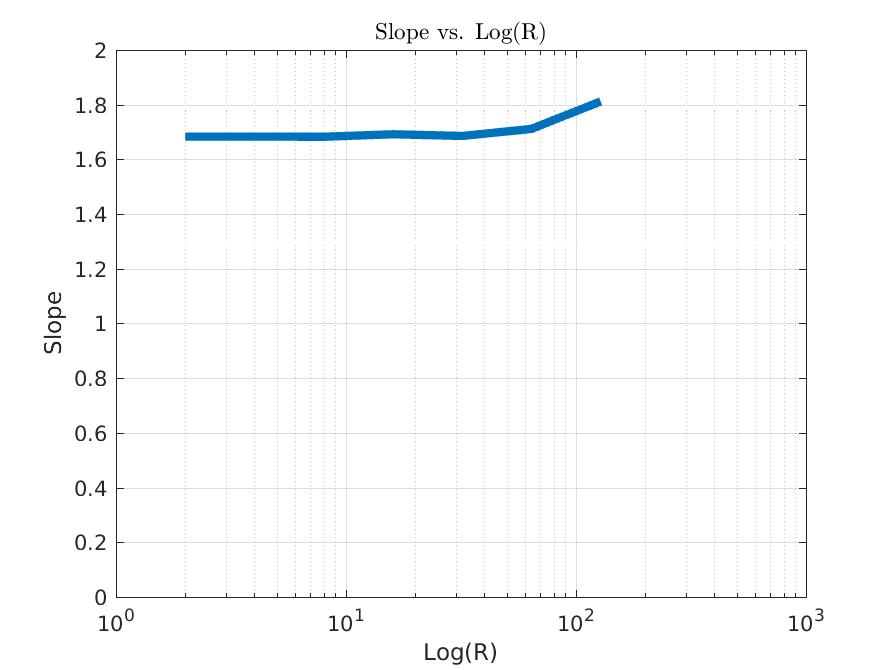
//> input picture src/MATLAB/example.jpg, 891 x 670 px
$ ./fractal2d MATLAB/example.jpg   (built with g++ and OpenCV 4)
//> lines starting //> are read from the running program, lines starting //| are printed output that depends on the picture; after the words box and inside, x2 and y2 are one past the last pixel; in counts of white or black regions, pixels touching at a corner belong together
// 2D fractal analysis code

// System includes:
#include <iostream>
#include <fstream>
#include <string>
#include <stdio.h>
#include <stdlib.h>
#include <math.h>

// OpenCV includes:
#include <opencv2/core/core.hpp>
#include <opencv2/imgcodecs.hpp>
#include <opencv2/highgui/highgui.hpp>
#include "opencv2/imgproc.hpp"

// Eigen:
#include <Eigen/Dense>

using namespace std;
using namespace cv;
using namespace Eigen;

// Initializations:
string help_flag = "-h";
string img_name;

// Function prototypes
void show_help();

int main(int argc, char** argv)
{
	if (argc != 2)
	{
		cout << "Check usage again." << endl;
		return -1;
	}
	else
	{
		if (!strcmp(argv[1], help_flag.c_str()))
		{
			show_help();
			return -2;
		}
		else
		{
			img_name = argv[1];
		}
	}

	string fullpath = "../images/"+img_name;

	// Read input image into grayscale
	Mat img = imread(fullpath.c_str(), CV_LOAD_IMAGE_GRAYSCALE);
//> img: 670 rows x 891 cols, CV_8UC1; min 0, max 255, mean 250.6
	if (img.empty())
	{
		cout << "Error reading image." << endl;
		return -3;
	}
	namedWindow("Input image", WINDOW_AUTOSIZE);
	imshow("Input image", img);
	printf("\nShown in the display window is the input image. Click the image and press spacebar to continue. Press Ctrl+C to exit.\n\n");
	waitKey(0);

	// Need to remap the image to 512x512 so box counting can be used
	Mat img_bc = Mat::zeros(512, 512, CV_8UC1);
	resize(img, img_bc, img_bc.size(), 0, 0, INTER_LINEAR);
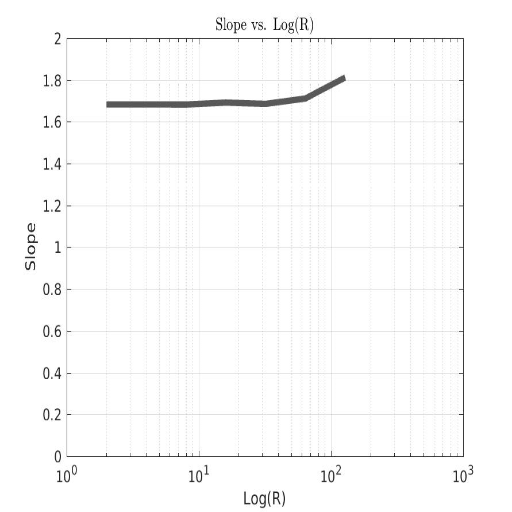
//> img_bc: 512 rows x 512 cols, CV_8UC1; min 1, max 255, mean 250.5

	// Create binary image that will serve as input to box counting algorithm
	Mat img_bin;
	double thresh = 250.0;
	double maxval = 255.0;
	threshold(img_bc, img_bin, thresh, maxval, THRESH_BINARY_INV);
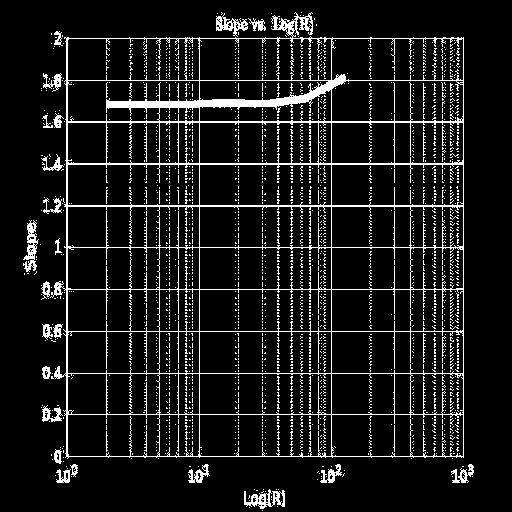
//> img_bin: 512 rows x 512 cols, CV_8UC1; 9.7% white in thin lines or dots, all inside (x1, y1, x2, y2) = (23, 12, 474, 511)

	// Implement box counting here:
	double width = 512.0;
	double p = log(width)/log(double(2.0));

	// Init N:
	VectorXf N = VectorXf::Zero(int(p)+1);

	double sumImg = cv::sum(img_bin)[0];
//> sumImg = 6465270

	N(int(p)) = sumImg;

	// Init other stuff:
	double siz;
	double siz2;
	float running_sum;

    for (int g = int(p)-1; g > 0; g--)
    {
    	siz = pow(2.0, double(p-g));
    	siz2 = round(siz/2.0);

    	running_sum = 0;

    	for (int i = 0; i < int(width-siz+1); i = i+int(siz))
    	{
    		for (int j = 0; j < int(width-siz+1); j = j+int(siz))
    		{
    			img_bin.at<uchar>(i,j) = (bool(img_bin.at<uchar>(i,j)) || bool(img_bin.at<uchar>(i+siz2,j))
    				|| bool(img_bin.at<uchar>(i,j+siz2)) || bool(img_bin.at<uchar>(i+siz2,j+siz2)));
    			running_sum = running_sum+float(img_bin.at<uchar>(i,j));
    		}
    	}

    	N(g) = running_sum;

    }
//> this loop made 8 passes
//> running_sum on passes 1 to 8: 13069, 5408, 2035, 666, 212, 64, 16, 4
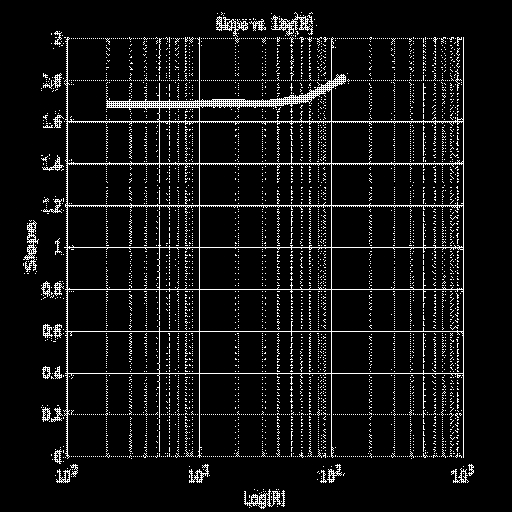
//> img_bin: 512 rows x 512 cols, CV_8UC1; 6.31% of pixels changed, all inside (x1, y1, x2, y2) = (0, 0, 473, 511)
//> after the loop, running_sum = 4

    // Flip N
    N = N.colwise().reverse().eval();

    VectorXf R = VectorXf::Zero(int(p)+1);
    R(0) = 1.0;
    for (int k = 1; k < R.size(); k++)
    {
    	R(k) = pow(2.0, double(k));
    }

    FILE* fp;
    int position = int(img_name.rfind('.'));
    string newName = img_name.substr(0, position);
    string results_file = newName+"_output.txt";
    fp = fopen(results_file.c_str(), "w");

    for (int k = 0; k < R.size(); k++)
    {
    	fprintf(fp, "%f %f\n", R(k), N(k));
    }

    fclose(fp);

    printf("\n");
    printf("Analysis complete. Saved results to %s.\n", results_file.c_str());
    printf("Use either plot_fractal.py or plot_fractal.m to post-process and generate a plot.\n");
    printf("\n");

    printf("\n");
    printf("Python:\n");
    printf("python plot_fractal.py %s %s\n", results_file.c_str(), img_name.c_str());
    printf("\n");

    printf("\n");
    printf("MATLAB (in the MATLAB command window in this directory):\n");
    printf("plot_fractal %s %s\n", results_file.c_str(), img_name.c_str());
    printf("\n");

    string user_ans;

    printf("Press y or n for 'yes' or 'no' to answer the following question.\n");
    cout << "Would you like to post-process the results now in Python? (Y/n) ";
    getline(cin, user_ans);
//> the answer given: y

    if (!strcmp(user_ans.c_str(), "y"))
    {
    	string python_command = "python plot_fractal.py "+results_file+" "+img_name;
    	printf("Post-processing in Python.\n");
    	system(python_command.c_str());
    }
    else
    {
    	printf("Exiting program.\n");
    }


	return 0;
}

// Help menu function
void show_help()
{
	printf("\n");
	printf("Welcome to the help menu for fractal2d.\n");
	printf("\n");
	printf("Usage:\n");
	printf("1. Run fractal2d on a specified image.\n");
	printf("   ./fractal2d image.png\n");
	printf("\n");
	printf("2. Display this help menu again.\n");
	printf("   ./fractal2d -h\n");
	printf("\n");
	printf("Below is a list of image files in the image folder that are available for analysis.\n");
	system("ls ../images");
	printf("\n");
	return;
}
